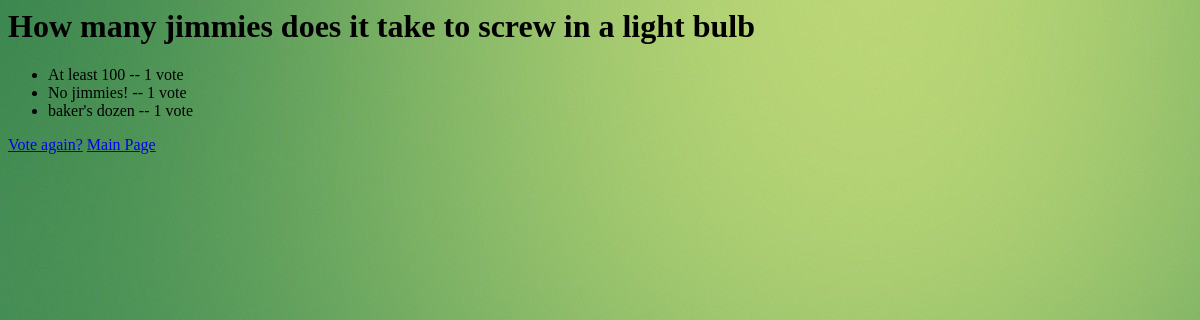
/polls/12/results/, run on an earlier commit of the app's database.
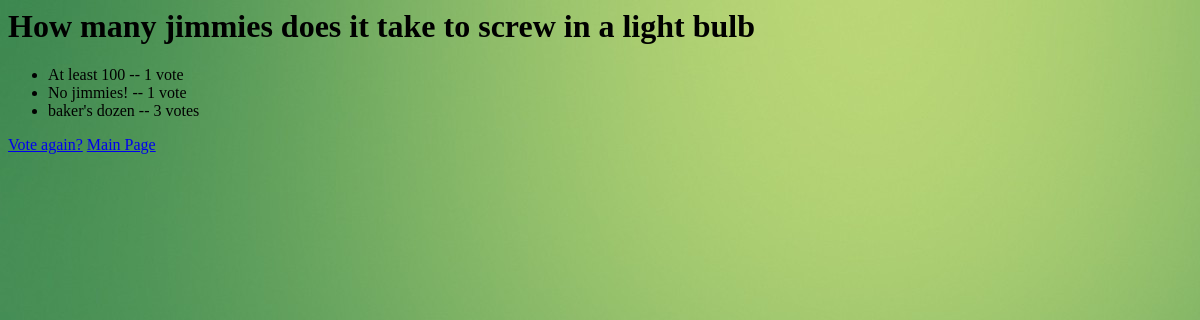
And on a later commit of the database.
### polls/models.py (models this page shows, shortened)
class Choice(models.Model):
    question = models.ForeignKey(Question, on_delete=models.CASCADE)
    choice_text = models.CharField(max_length=200)
    votes = models.IntegerField(default=0)

### polls/views.py (the view)
# urls.py: url(r'^(?P<pk>[0-9]+)/results/$', views.ResultsView.as_view(), name='results'),
class ResultsView(generic.DetailView):
    model = Question
    template_name = 'polls/results.html'

### polls/templates/polls/results.html
<body class="results">
{% load staticfiles %}
<link rel="stylesheet" type="text/css" href="{% static 'polls/style.css' %}" />
<h1>{{ question.question_text }}</h1>
<ul>
{% for choice in question.choice_set.all %}
    <li>{{ choice.choice_text }} -- {{ choice.votes }} vote{{ choice.votes|pluralize }}</li>
{% endfor %}
</ul>
<a href="{% url 'polls:detail' question.id %}">Vote again?</a>
<a href="{% url 'polls:index' %}">Main Page</a>
</body>

What changed in the data, as far as the page shows it:
changed Choice "baker's dozen": votes "1" → "3"
